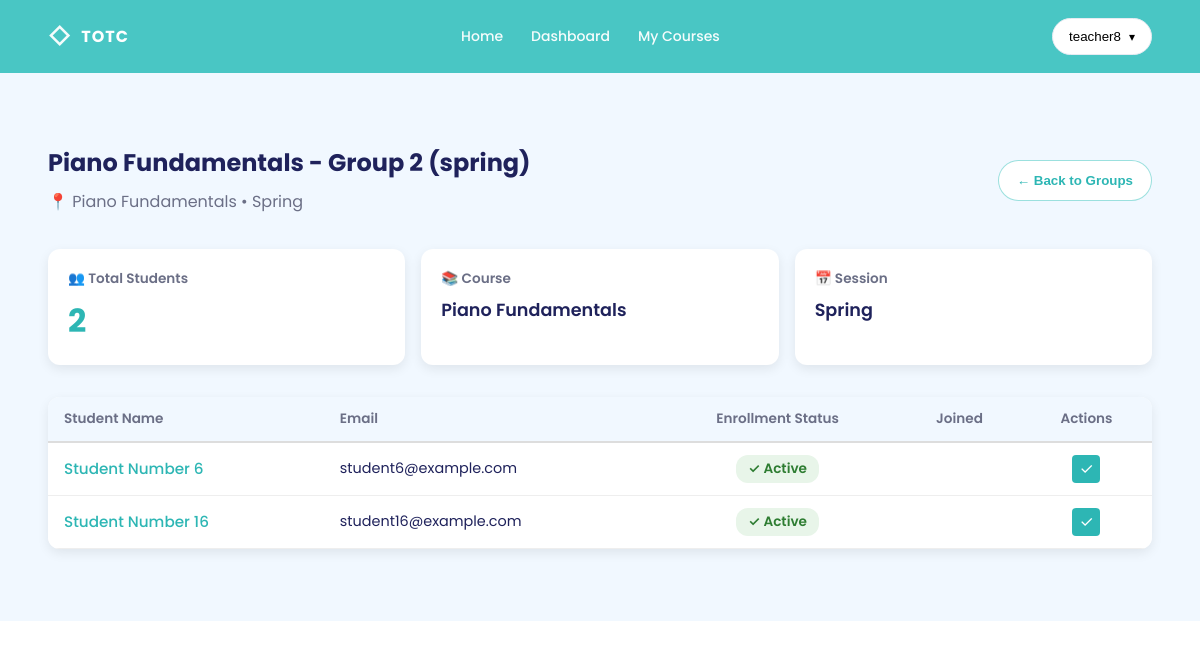
/teachers/group/38/students/ (signed in), run on the app's committed database.
### accounts/models.py (models this page shows, shortened)
class User(AbstractUser):
    ROLE = (
        ('admin', 'Admin'),
        ('teacher', 'Teacher'),
        ('student', 'Student'),
    )
    role = models.CharField(max_length=10, choices=ROLE)
    avatar = models.ImageField(upload_to='avatar/', default='')
    phone = models.CharField(max_length=20, blank=True, null=True)
    address = models.CharField(max_length=250, blank=True, null=True)
    balance = models.DecimalField(max_digits=10, decimal_places=2, default=0.00)
    speciality = models.CharField(max_length=100, blank=True, null=True)
    qualifications = models.TextField(blank=True, null=True)
    is_expert = models.BooleanField(default=False)
    created_at = models.DateTimeField(auto_now_add=True)
    updated_at = models.DateTimeField(auto_now=True)
    class Meta:
        ordering = ['-id']
        verbose_name = 'User'
        verbose_name_plural = 'Users'

### courses/models.py (models this page shows, shortened)
class Group(models.Model):
    name = models.CharField(max_length=50)
    course = models.ForeignKey(Course, on_delete=models.CASCADE, related_name='groups')
    session = models.ForeignKey(Session, on_delete=models.CASCADE, related_name='groups', null=True, blank=True)
    teacher = models.ForeignKey(User, on_delete=models.SET_NULL, null=True, blank=True, related_name='taught_groups',
                                limit_choices_to={
                                    'role': 'teacher',
                                    },
                                )
    created_at = models.DateTimeField(auto_now_add=True)
    updated_at = models.DateTimeField(auto_now=True)
    class Meta:
        ordering = ('name',)
        verbose_name = 'Group'
        verbose_name_plural = 'Groups'
        unique_together = ('course',
                           'name')
        verbose_name = 'Group'
        verbose_name_plural = 'Groups'
        unique_together = ('course',
                           'name')

class Course(models.Model):
    name = models.CharField(max_length=100)
    category = models.ForeignKey(Category, on_delete=models.CASCADE, related_name='courses', blank=True, null=True)
    small_image = models.ImageField(upload_to='courses/small_images', null=True)
    large_image = models.ImageField(upload_to='courses/large_images', null=True)
    small_description = models.TextField(max_length=50)
    large_description = models.TextField(max_length=1000)
    price = models.IntegerField(blank=True, null=True)
    created_at = models.DateTimeField(auto_now_add=True)
    updated_at = models.DateTimeField(auto_now=True)
    class Meta:
        ordering = ('name',)
        verbose_name = 'Course'
        verbose_name_plural = 'Courses'

class Session(models.Model):
    SESSION_TYPES = [
        ('1st',
         '1st Session'),
        ('2nd',
         '2nd Session'),
        ('3rd',
         '3rd Session'),
        ('4th',
         '4th Session'),
        ('spring',
         'Spring'),
        ('summer',
         'Summer'),
        ('fall',
         'Fall'),
        ('winter',
         'Winter'),
        ]
    course = models.ForeignKey(Course, on_delete=models.CASCADE, related_name='sessions')
    session_type = models.CharField(max_length=20, choices=SESSION_TYPES)
    start_date = models.DateField()
    end_date = models.DateField()
    capacity = models.PositiveIntegerField(default=30)
    is_active = models.BooleanField(default=True)
    created_at = models.DateTimeField(auto_now_add=True)
    updated_at = models.DateTimeField(auto_now=True)
    class Meta:
        ordering = ('course',
                    'session_type')
        verbose_name = 'Session'
        verbose_name_plural = 'Sessions'
        unique_together = ('course',
                           'session_type')

### students/models.py (models this page shows, shortened)
class Enrollment(models.Model):
  STATUS_CHOICES = (('graduated', 'Graduated'), ('failed', 'Failed'), ('studying', 'Studying'), ('dropped', 'Dropped'),)
  student = models.ForeignKey('accounts.User', on_delete=models.CASCADE, related_name='enrollments', limit_choices_to={
    'role': 'student',
    }, )
  course = models.ForeignKey(Course, related_name='enrollments', on_delete=models.CASCADE)
  session = models.ForeignKey(Session, on_delete=models.CASCADE, related_name='enrollments', null=True, blank=True)
  group = models.ForeignKey('courses.Group', on_delete=models.SET_NULL, related_name='enrollments', null=True, blank=True)
  status = models.CharField(max_length=15, choices=STATUS_CHOICES, default='studying')
  grade = models.DecimalField(max_digits=5, decimal_places=2, null=True, blank=True)
  last_attended = models.DateField(null=True, blank=True)
  created_at = models.DateTimeField(auto_now_add=True)
  updated_at = models.DateTimeField(auto_now=True)
  class Meta:
    ordering = [ '-created_at' ]
    verbose_name = 'Enrollment'
    verbose_name_plural = 'Enrollments'
    unique_together = ('student', 'course')

### teachers/views.py (the view)
# urls.py: path('group/<int:group_id>/students/', views.GroupStudentsListView.as_view(), name='group_students'),
class GroupStudentsListView(LoginRequiredMixin, View):
    def get(self, request, group_id):
        group = get_object_or_404(Group, id=group_id)
        if request.user.role != 'teacher' and not request.user.is_staff:
            return redirect('/')
        enrollments = Enrollment.objects.filter(
            group=group,
            status='studying'
        ).select_related('student')
        return render(request, 'teachers/group_students.html', {
            'group': group,
            'enrollments': enrollments,
        })

### templates/teachers/group_students.html (shortened to what this page needs)
{% extends "base.html" %}
{% block content %}
    <section class="section section--soft">
        <div class="container">
            <div style="display: flex; justify-content: space-between; align-items: center; margin-bottom: 32px;">
                <div>
                    <h1 style="margin: 0; margin-bottom: 8px;">{{ group.name }}</h1>
                    <p class="muted" style="margin: 0;">📍 {{ group.course.name }} • {{ group.session.get_session_type_display|default:"No Session" }}</p>
                </div>
                <a href="{% url 'teachers:my_groups' %}" style="text-decoration: none;">
                    <button class="btn btn--pill btn--outlineTeal">← Back to Groups</button>
                </a>
            </div>
            <div style="display: grid; grid-template-columns: repeat(auto-fit, minmax(200px, 1fr)); gap: 16px; margin-bottom: 32px;">
                <div style="padding: 20px; background: white; border-radius: 12px; box-shadow: 0 4px 12px rgba(0,0,0,0.08);">
                    <div style="font-size: 0.85rem; color: var(--muted); margin-bottom: 8px; font-weight: 600;">👥 Total Students</div>
                    <div style="font-size: 2rem; font-weight: 700; color: var(--teal2);">{{ enrollments.count }}</div>
                </div>
                <div style="padding: 20px; background: white; border-radius: 12px; box-shadow: 0 4px 12px rgba(0,0,0,0.08);">
                    <div style="font-size: 0.85rem; color: var(--muted); margin-bottom: 8px; font-weight: 600;">📚 Course</div>
                    <div style="font-size: 1.1rem; font-weight: 600;">{{ group.course.name }}</div>
                </div>
                <div style="padding: 20px; background: white; border-radius: 12px; box-shadow: 0 4px 12px rgba(0,0,0,0.08);">
                    <div style="font-size: 0.85rem; color: var(--muted); margin-bottom: 8px; font-weight: 600;">📅 Session</div>
                    <div style="font-size: 1.1rem; font-weight: 600;">{{ group.session.get_session_type_display|default:"—" }}</div>
                </div>
            </div>
            <div style="background: white; border-radius: 12px; box-shadow: 0 4px 12px rgba(0,0,0,0.08); overflow: hidden;">
                {% if enrollments %}
                    <div style="overflow-x: auto;">
                        <table style="width: 100%; border-collapse: collapse;">
                            <thead>
                                <tr style="background: var(--soft); border-bottom: 2px solid #ddd;">
                                    <th style="padding: 12px 16px; text-align: left; font-weight: 600; font-size: 0.85rem; color: var(--muted);">Student Name</th>
                                    <th style="padding: 12px 16px; text-align: left; font-weight: 600; font-size: 0.85rem; color: var(--muted);">Email</th>
                                    <th style="padding: 12px 16px; text-align: center; font-weight: 600; font-size: 0.85rem; color: var(--muted);">Enrollment Status</th>
                                    <th style="padding: 12px 16px; text-align: center; font-weight: 600; font-size: 0.85rem; color: var(--muted);">Joined</th>
                                    <th style="padding: 12px 16px; text-align: center; font-weight: 600; font-size: 0.85rem; color: var(--muted);">Actions</th>
                                </tr>
                            </thead>
                            <tbody>
                                {% for enrollment in enrollments %}
                                    <tr style="border-bottom: 1px solid #eee; background: white; transition: background 0.2s;"
                                        onmouseover="this.style.background='#f9f9f9'"
                                        onmouseout="this.style.background='white'">
                                        <td style="padding: 12px 16px; font-size: 0.95rem; font-weight: 500; color: var(--teal2);">
                                            {{ enrollment.student.get_full_name|default:enrollment.student.username }}
                                        </td>
                                        <td style="padding: 12px 16px; font-size: 0.9rem;">{{ enrollment.student.email|default:"—" }}</td>
                                        <td style="padding: 12px 16px; text-align: center; font-size: 0.85rem;">
                                            <span style="padding: 4px 12px; background: #e8f5e9; color: #2e7d32; border-radius: 12px; font-weight: 600; display: inline-block;">
                                                ✓ Active
                                            </span>
                                        </td>
                                        <td style="padding: 12px 16px; text-align: center; font-size: 0.85rem; color: var(--muted);">{{ enrollment.enrolled_at|date:"M d, Y" }}</td>
                                        <td style="padding: 12px 16px; text-align: center; display: flex; gap: 6px; justify-content: center;">
                                            <a href="#" style="text-decoration: none; display: inline-flex; align-items: center; justify-content: center; width: 28px; height: 28px; background: var(--teal2); color: white; border-radius: 4px; transition: all 0.2s;"
                                               title="Mark attendance"
                                               onmouseover="this.style.transform='scale(1.1)'; this.style.background='#1a9999'"
                                               onmouseout="this.style.transform='scale(1)'; this.style.background='var(--teal2)'">
                                                ✓
                                            </a>
                                        </td>
                                    </tr>
                                {% endfor %}
                            </tbody>
                        </table>
                    </div>
                {% else %}
                    <div style="padding: 60px 40px; text-align: center;">
                        <div style="font-size: 3rem; margin-bottom: 16px;">👥</div>
                        <p class="muted" style="font-size: 1.1rem; margin: 0;">No students enrolled in this group yet</p>
                    </div>
                {% endif %}
            </div>
        </div>
    </section>
{% endblock %}

### templates/base.html (shortened to what this page needs)
{% load static %}
<!doctype html>
<html lang="en">
<head>
    <link rel="stylesheet" href="{% static 'css/style.css' %}">
</head>
<body>
<header class="nav">
    <div class="container nav__inner">
        <a class="brand" href="{% url 'index' %}">
            <span class="brand__mark">◇</span>
            <span class="brand__text">TOTC</span>
        </a>
        <nav class="nav__links">
            <a href="{% url 'index' %}">Home</a>
            {% if user.is_authenticated %}
                {% if user.role == 'admin' %}
                    <a href="{% url 'courses:admin_dashboard' %}">Dashboard</a>
                    <a href="{% url 'courses:list' %}">Courses</a>
                {% elif user.role == 'teacher' %}
                    <a href="{% url 'accounts:dashboard' %}">Dashboard</a>
                    <a href="{% url 'courses:list' %}">My Courses</a>
                {% elif user.role == 'student' %}
                    <a href="{% url 'accounts:dashboard' %}">Dashboard</a>
                    <a href="{% url 'courses:list' %}">My Courses</a>
                {% endif %}
            {% endif %}
        </nav>
        <div class="nav__actions">
            {% if user.is_authenticated %}
                <div class="navUser">
                    <button class="navUser__btn" type="button">
                        <span class="navUser__name">{{ user.username }}</span>
                        <span class="navUser__chev">▾</span>
                    </button>
                </div>
            {% else %}
                <a class="btn btn--pill btn--white" href="{% url 'accounts:login' %}">Login</a>
                <a class="btn btn--pill btn--ghost" href="mailto:admin@admin.com">Contact Us</a>
            {% endif %}
        </div>
    </div>
</header>
{% block content %}{% endblock %}
</body>
</html>

### static/css/style.css (style rules this page uses)
:root { --teal:#49c6c4; --teal2:#2db6b4; --ink:#1f225b; --muted:#6b6f86; --soft:#f1f8ff; --orange:#ff9b20; --pink:#e74a7a; --navy:#24264b; --radius:18px; --shadow:0 18px 45px rgba(20, 32, 68, 0.10); }
* { box-sizing:border-box }
html,body { margin:0;padding:0; scroll-behavior: smooth; overflow-x: hidden; }
body { font-family:"Poppins",system-ui,-apple-system,Segoe UI,Roboto,Arial,sans-serif; color:var(--ink); background:#fff; }
a { color:inherit;text-decoration:none }
.container { width:min(1200px, 92%); margin-inline:auto }
.section { padding:72px 0 }
.section--soft { background:var(--soft) }
.muted { color:var(--muted); line-height:1.8; }
.nav { background:var(--teal); padding:18px 0; position:sticky; top:0; z-index:50; }
.nav__inner { display:flex; align-items:center; justify-content:space-between; gap:16px; }
.brand { display:flex; align-items:center; gap:10px; color:#fff; font-weight:700; }
.brand__mark { font-size:22px; opacity:.95 }
.brand__text { letter-spacing:.06em }
.nav__links { display:flex; gap:28px; color:#fff; opacity:.95 }
.nav__links a { font-weight:500; font-size:14px }
.nav__actions { display:flex; gap:12px }
.btn { display:inline-flex; align-items:center; justify-content:center; gap:10px; padding:12px 18px; border-radius:999px; border:1px solid transparent; font-weight:600; cursor:pointer; }
.btn--pill { border-radius:999px }
.btn--outlineTeal { background:#fff; border-color:rgba(73,198,196,.55); color:var(--teal2); }
.navUser { position: relative; }
.navUser__btn { display: flex; align-items: center; gap: 8px; padding: 10px 16px; border-radius: 999px; background: #fff; border: 1px solid #e6ebf2; cursor: pointer; font-weight: 500; }
.navUser__chev { font-size: 12px; }
.navUser { position: relative; display: inline-block; }

### data on the page
User: username "teacher8"
Group: name "Piano Fundamentals - Group 2 (spring)", course.name "Piano Fundamentals", session.session_type "Spring"
Enrollment: student.get_full_name "Student Number 6", student.email "student6@example.com"
Enrollment: student.get_full_name "Student Number 16", student.email "student16@example.com"

### other printed values
{{ enrollments.count }} "2"
